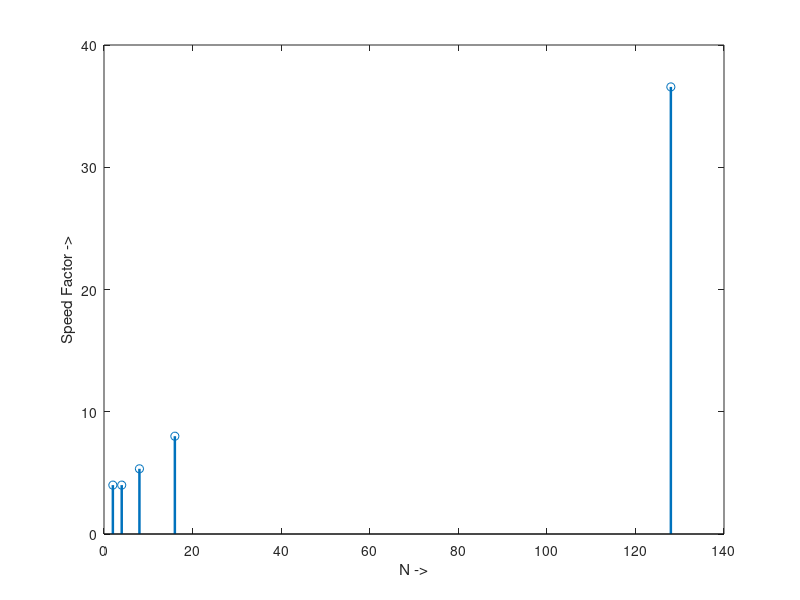

Write the MATLAB code that produced this figure. (Note: this script raises an error after producing the figure.)
% 19ucc023
% Mohit Akhouri
% Experiment 8 - Observation 4

% In this code , we will calculate the number of complex multiplications in
% both DIRECT METHOD and RADIX-2 FFT METHOD , then we will plot the graph
% between speed factor vs. N ( for various values of N = 2,4,8...128 )

clc;
clear all;
close all;

% ALGORITHM : First we will calculate number of complex multiplications in
% DIRECT and RADIX-2 FFT METHOD which are as follows :

% Complex Multiplications in Direct Method      = N^2              - eqn 1
% Complex Multiplications in Radix-2 fft Method = (N/2)*(log2(N))  - eqn 2

% In the above equations N is the length of the input sequence x[n] 
% Lastly we will calculate the ratio of eqn 1 and eqn 2 , which is defined
% as speed factor and then plot the graph between speed factor and N

N_array = [2 4 8 16 128]; % Array to store the values of N ( size of sequence x[n] )

Speed_Factor = zeros(1,5); % Array to store the calculated Speed factor for various values of N

comp_mult_direct = 0; % To store the number of complex multiplications obtained via Direct method
comp_mult_radix2 = 0; % To store the number of complex multiplications obtained via Radix-2 fft method

% Main loop algorithm for calculation of speed factor for various N values
for i=1:5
    
    N = N_array(i); % size stored in N variable
    
    comp_mult_direct = N^2; % Calculation of complex mult. in Direct Method
    comp_mult_radix2 = (N/2)*(log2(N)); % Calculation of complex mult. in Radix-2 fft Method
    
    Speed_Factor(i) = comp_mult_direct / comp_mult_radix2; % Calculation of speed factor
    
end

% Plot of Speed factor vs. Different values of N
figure;
stem(N_array,Speed_Factor,'Linewidth',1.8);
xlabel('N ->');
ylabel('Speed Factor ->');
title('19ucc023 - Mohit Akhouri','Plot of Speed Factor vs. N ( length of sequence x[n] ) for N = 2,4,8,16,128');
grid on;

    
